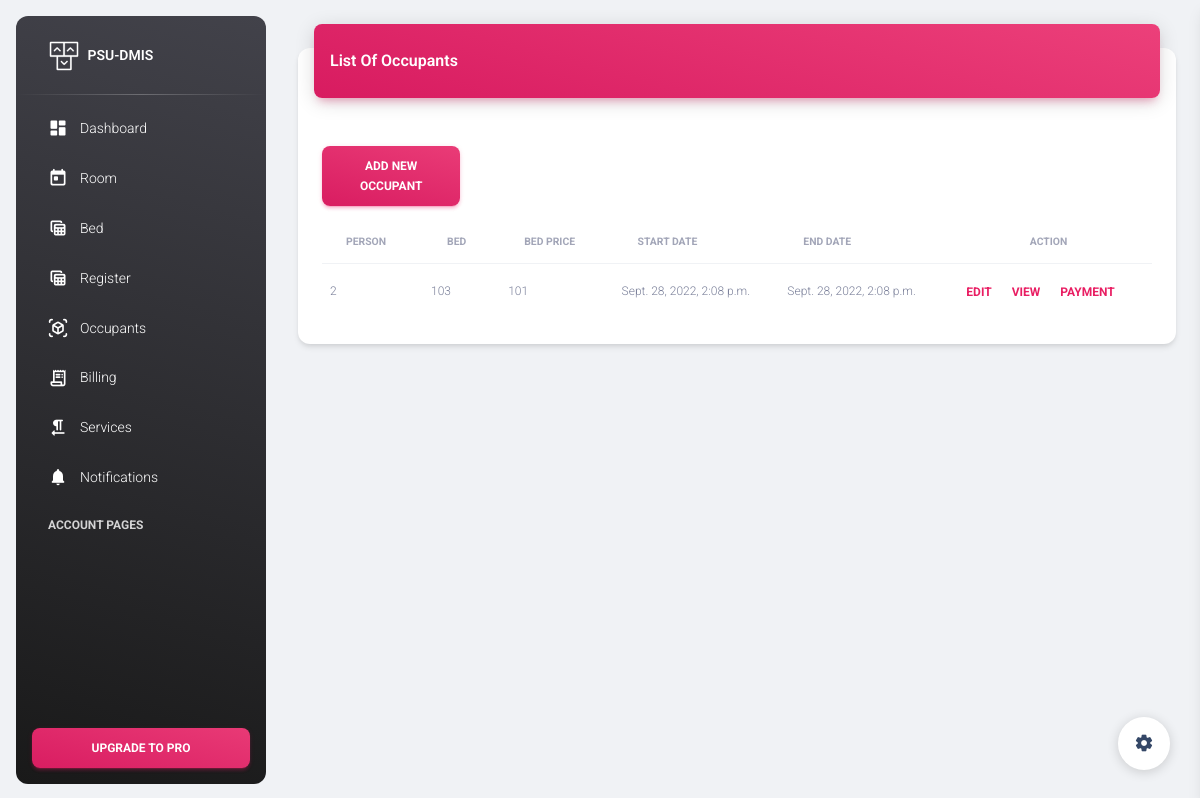
Screenshot of /occupant_list with the database file from the repository.
### dormitory/models.py (models this page shows, shortened)
class BaseModel(models.Model):
    created_at = models.DateTimeField(
        auto_now_add=True, db_index=True)
    updated_at = models.DateTimeField(auto_now=True)
    class Meta:
        abstract = True

class Occupant(BaseModel):
    person = models.ForeignKey(Person, on_delete=models.CASCADE)
    bed = models.ForeignKey(Bed, on_delete=models.CASCADE)
    bedPrice = models.ForeignKey(BedPriceHistory, on_delete=models.CASCADE)
    start_date = models.DateTimeField(default=timezone.now, null=True, blank=True)
    end_date = models.DateTimeField(default=timezone.now, null=True, blank=True)
    class Meta:
        verbose_name_plural = "Occupants"

class Person(BaseModel):
    OFFICE_DEPT_CHOICES = (('Computer Studies Department','Computer Studies Department'),
                            ('Math Department','Math Department'),
                            ('Science Department','Science Department'),
                            ('Physical Education Department','Physical Education Department'))
    PROGRAM_CHOICES = (('BSIT','BSIT'),('BSCS','BSCS'),('BSM','BSM'),('BSS','BSS'),('BSPE','BSPE'),('NULL','NULL'))
    GENDER_CHOICES = (('Male','Male'),('Female','Female'),('Gay','Gay'),('Lesbian','Lesbian'),('Transgender','Transgender'),)
    user = models.ForeignKey(User, on_delete=models.CASCADE)
    psu_email = models.CharField(max_length=250, default="none", verbose_name="psu_email")
    gender = models.CharField(max_length=50, choices=GENDER_CHOICES)
    program = models.CharField(max_length=250, choices=PROGRAM_CHOICES)
    office_dept = models.CharField(max_length=250, choices=OFFICE_DEPT_CHOICES)
    contact_no = models.CharField(max_length=20)
    address= models.CharField(max_length=250, default="none", verbose_name="address")
    city = models.CharField(max_length=250, default="Puerto Princesa City", verbose_name="city")
    municipality = models.CharField(max_length=250, default="none", verbose_name="municipality")
    province = models.CharField(max_length=250, default="Palawan", verbose_name="province")
    country = models.CharField(max_length=250, default="Philippines", verbose_name="country")
    guardian_first_name = models.CharField(max_length=250, default="none", verbose_name="first name")
    guardian_last_name= models.CharField(max_length=250, default="none", verbose_name="last name")
    guardian_email_address = models.CharField(max_length=250, default="none", verbose_name="email")
    guardian_present_address = models.CharField(max_length=250, default="none", verbose_name="address")
    guardian_contact_no = models.CharField(max_length=20, default="none", verbose_name="number")
    class Meta:
        verbose_name_plural = "Persons"
    def __str__(self):
        return f"{self.id}"

class Bed(BaseModel):
    room = models.ForeignKey(Room, on_delete=models.CASCADE)
    bed_no = models.CharField(max_length=5)
    price = models.CharField(max_length=25)
    bed_status = models.CharField(max_length=25, default="vacant", verbose_name="Status")
    class Meta:
        verbose_name_plural = "Beds"
    def __str__(self):
        return f"{self.room_id}"

class BedPriceHistory(BaseModel):
    bed = models.ForeignKey(Bed, on_delete=models.CASCADE)
    start_date = models.DateTimeField(default=timezone.now, null=True, blank=True)
    price = models.DecimalField(default=0, max_digits=6, decimal_places=2)
    class Meta:
        verbose_name_plural = "Bed Price History"
    def __str__(self):
        return f"{self.bed.room_id}"

### landingpage/views.py (the view)
# urls.py: path('occupant_list', OccupantList.as_view(), name='OccupantList'),
class OccupantList(ListView):
    model = Occupant
    context_object_name = 'occupant'
    template_name = 'occupant_list.html'
    paginated_by = 10
    def get_context_data(self, **kwargs):
        context = super().get_context_data(**kwargs)
        return context
    def get_queryset(self, *args, **kwargs):
        qs = super(OccupantList, self).get_queryset(*args, **kwargs)
        qs = qs.order_by("person")
        if self.request.GET.get("q") != None:
            query = self.request.GET.get('q')
            qs = qs.order_by("person").filter(Q(person__icontains=query))
        return qs

### landingpage/templates/occupant_list.html (shortened to what this page needs)
{% extends "base.html" %}
{% load static %}
{% block content %}
<main class="main-content position-relative max-height-vh-100 h-100 border-radius-lg ">
    <div class="container-fluid py-4">
        <div class="row">
            <div class="col-12">
                <div class="card my-4">
                    <div class="card-header p-0 position-relative mt-n4 mx-3 z-index-2">
                        <div class="bg-gradient-primary shadow-primary border-radius-lg pt-4 pb-3">
                            <h6 class="text-white text-capitalize ps-3">List of Occupants</h6>
                        </div>
                    </div>
                    <div class="card-body">
                        <div class="col-sm-2">
                            <div class="pull-right">
                            <a href="{% url 'OccupantAdd' %}" class="btn bg-gradient-primary mt-4 w-100">Add New Occupant</a>
                        </div>
                        </div>
                        <div class="table-responsive p-0">
                            <table class="table align-items-center mb-0">
                                <thead>
                                    <tr class="headings">
                                        <th class="text-uppercase text-secondary text-xxs font-weight-bolder opacity-7">
                                            Person</th>
                                        <th class="text-uppercase text-secondary text-xxs font-weight-bolder opacity-7">
                                            Bed</th>
                                        <th class="text-uppercase text-secondary text-xxs font-weight-bolder opacity-7">
                                            Bed Price</th>
                                        <th class="text-uppercase text-secondary text-xxs font-weight-bolder opacity-7">
                                            Start Date</th>
                                        <th class="text-uppercase text-secondary text-xxs font-weight-bolder opacity-7">
                                            End Date</th>
                                        <th class="text-uppercase text-secondary text-xxs font-weight-bolder opacity-7 text-center">
                                            Action</th>
                                    </tr>
                                </thead>
                                <tbody>
                                    {% for object in object_list %}
                                    <tr>
                                        <td>
                                            <p class="text-xs text-secondary mb-0">{{ object.person }}</p>
                                        </td>
                                        <td class="align-middle">
                                            <p class="text-xs text-secondary mb-0">{{ object.bed }}</p>
                                        </td>
                                        <td class="align-middle">
                                            <p class="text-xs text-secondary mb-0">{{ object.bedPrice }}</p>
                                        </td>
                                        <td class="align-middle">
                                            <p class="text-xs text-secondary mb-0">{{ object.start_date }}</p>
                                        </td>
                                        <td class="align-middle">
                                            <p class="text-xs text-secondary mb-0">{{ object.end_date }}</p>
                                        </td>
                                        <td class="text-center">
                                            <a href="occupant_list/{{ object.id }}"
                                                class="btn btn-link pe-3 ps-0 mb-0 ms-auto w-25 w-md-auto"
                                                data-toggle="tooltip">Edit</a>
                                            <a href="occupant_list/{{ object.id }}"
                                                class="btn btn-link pe-3 ps-0 mb-0 ms-auto w-25 w-md-auto"
                                                data-toggle="tooltip">View</a>
                                            <a href="occupant_list/{{ object.id }}"
                                                class="btn btn-link pe-3 ps-0 mb-0 ms-auto w-25 w-md-auto"
                                                data-toggle="tooltip">Payment</a>
                                        </td>
                                    </tr>
                                    {% empty %}
                                    <tr>No objects yet.</tr>
                                    {% endfor %}
                                </tbody>
                            </table>
                        </div>
                    </div>
                </div>
            </div>
        </div>
</main>
{% endblock content%}

### rows the page displays
Occupant: person "2", bed "103", bedPrice "101", start_date "Sept. 28, 2022, 2:08 p.m.", end_date "Sept. 28, 2022, 2:08 p.m."
